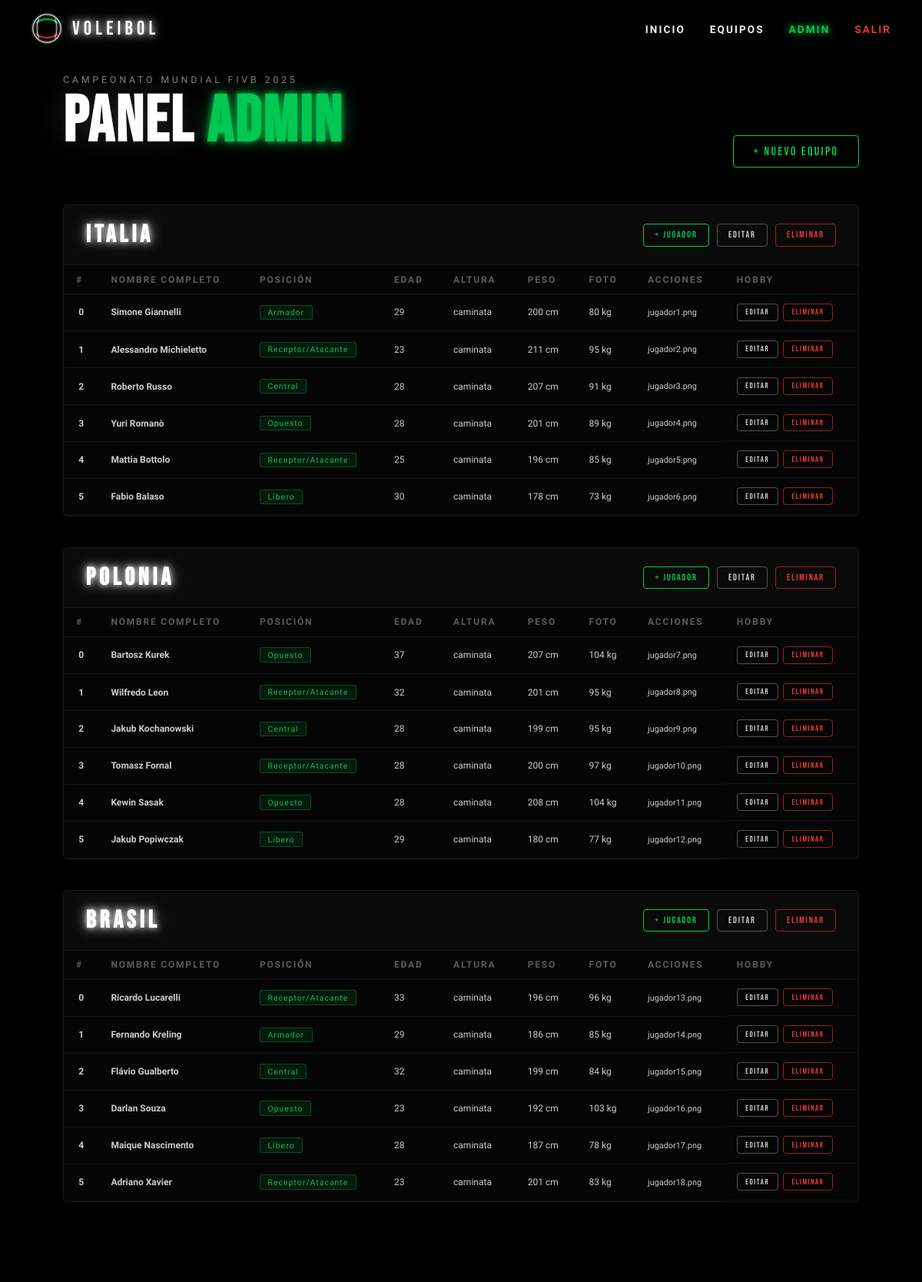
/equipos/admin-panel/ (signed in), run on the app's committed database.
### equipos/models.py (models this page shows, shortened)
class Equipo(models.Model):
    slug        = models.SlugField(unique=True)          # 'italia', 'polonia', 'brasil'
    nombre      = models.CharField(max_length=100)       # 'ITALIA'
    subtitulo   = models.CharField(max_length=200)
    clase_color = models.CharField(max_length=50)        # 'equipo-italia'
    imagen      = models.CharField(max_length=100)       # 'equipo-italia.png'
    class Meta:
        verbose_name = 'Equipo'
        verbose_name_plural = 'Equipos'

class Jugador(models.Model):
    POSICIONES = [
        ('Armador',           'Armador'),
        ('Receptor/Atacante', 'Receptor/Atacante'),
        ('Central',           'Central'),
        ('Opuesto',           'Opuesto'),
        ('Líbero',            'Líbero'),
    ]
    equipo          = models.ForeignKey(Equipo, on_delete=models.CASCADE, related_name='jugadores')
    orden           = models.PositiveSmallIntegerField(default=0)   # 0-5, posición en cancha
    nombre          = models.CharField(max_length=60)               # apellido corto
    nombre_completo = models.CharField(max_length=120)
    hobby = models.CharField(max_length=120, default='')
    posicion        = models.CharField(max_length=30, choices=POSICIONES)
    edad            = models.PositiveSmallIntegerField()
    altura_cm       = models.PositiveSmallIntegerField()            # solo el número
    peso_kg         = models.PositiveSmallIntegerField()
    foto            = models.CharField(max_length=100)              # 'jugador1.png'
    class Meta:
        ordering = ['equipo', 'orden']
        verbose_name = 'Jugador'
        verbose_name_plural = 'Jugadores'

### equipos/views.py (the view)
# urls.py: path('admin-panel/',                            views.admin_panel,      name='admin_panel'),
@never_cache
@login_required
def admin_panel(request):
    equipos_list = Equipo.objects.prefetch_related('jugadores').all()
    return render(request, 'equipos/admin/panel.html', {'equipos': equipos_list})

### templates/equipos/admin/panel.html
{% extends 'equipos/admin/base_admin.html' %}
{% block contenido %}
<div class="admin-header">
  <div>
    <p class="texto-subtitulo">Campeonato Mundial FIVB 2025</p>
    <h1 class="texto-titulo">PANEL <span class="acento-verde">ADMIN</span></h1>
  </div>
  <a href="{% url 'equipo_nuevo' %}" class="btn-admin btn-verde">+ NUEVO EQUIPO</a>
</div>
{% for equipo in equipos %}
<div class="admin-seccion">
  <div class="admin-seccion-header">
    <h2 class="admin-equipo-nombre">{{ equipo.nombre }}</h2>
    <div class="admin-acciones">
      <a href="{% url 'jugador_nuevo' equipo.pk %}" class="btn-admin btn-verde btn-sm">+ Jugador</a>
      <a href="{% url 'equipo_editar' equipo.pk %}" class="btn-admin btn-blanco btn-sm">Editar</a>
      <a href="{% url 'equipo_eliminar' equipo.pk %}" class="btn-admin btn-rojo btn-sm">Eliminar</a>
    </div>
  </div>
  <table class="admin-tabla">
    <thead>
      <tr>
        <th>#</th><th>Nombre completo</th><th>Posición</th>
        <th>Edad</th><th>Altura</th><th>Peso</th><th>Foto</th><th>Acciones</th><th>Hobby</th>
      </tr>
    </thead>
    <tbody>
      {% for j in equipo.jugadores.all %}
      <tr>
        <td class="td-orden">{{ j.orden }}</td>
        <td class="td-nombre">{{ j.nombre_completo }}</td>
        <td><span class="badge-posicion">{{ j.posicion }}</span></td>
        <td>{{ j.edad }}</td>
        <td>{{ j.hobby }}</td>
        <td>{{ j.altura_cm }} cm</td>
        <td>{{ j.peso_kg }} kg</td>
        <td class="td-foto">{{ j.foto }}</td>
        <td class="td-acciones">
          <a href="{% url 'jugador_editar' equipo.pk j.pk %}" class="btn-admin btn-blanco btn-xs">Editar</a>
          <a href="{% url 'jugador_eliminar' j.pk %}" class="btn-admin btn-rojo btn-xs">Eliminar</a>
        </td>
      </tr>
      {% empty %}
      <tr><td colspan="9" class="td-vacio">Sin jugadores aún.</td></tr>
      {% endfor %}
    </tbody>
  </table>
</div>
{% endfor %}
{% endblock %}

### templates/equipos/admin/base_admin.html (shortened to what this page needs)
{% load static %}
<!DOCTYPE html>
<html lang="es">
<head>
  <link rel="stylesheet" href="{% static 'css/estilos.css' %}"/>
  <link rel="stylesheet" href="{% static 'css/admin.css' %}"/>
</head>
<body class="admin-body">
  <canvas id="lienzo-fondo"></canvas>
  <nav class="barra-nav">
    <div class="logo-nav" id="logo-inicio">
      <span class="logo-texto">VOLEIBOL</span>
    </div>
    <ul class="nav-enlaces">
      <li><a href="/">Inicio</a></li>
      <li><a href="/equipos/">Equipos</a></li>
      {% if user.is_staff %}
        <li><a href="/equipos/admin-panel/" class="activo">Admin</a></li>
        <li>
          <form method="post" action="/accounts/logout/" style="margin:0">
            <button type="submit" class="nav-salir">Salir</button>
          </form>
        </li>
      {% endif %}
    </ul>
  </nav>
  <main class="admin-main">
    {% block contenido %}{% endblock %}
  </main>
  <script>
    document.getElementById('logo-inicio').addEventListener('click', () => {
      window.location.href = '/';
    });
    (function() {
      const cv  = document.getElementById('lienzo-fondo');
      const ctx = cv.getContext('2d');
      let pts   = [];
      function resize() {
        cv.width  = innerWidth;
        cv.height = innerHeight;
      }
      function mkP() {
        return {
          x:  Math.random() * cv.width,
          y:  Math.random() * cv.height,
          r:  Math.random() * 1.4 + 0.3,
          vx: (Math.random() - .5) * .3,
          vy: (Math.random() - .5) * .3,
          op: Math.random() * .35 + .05,
        };
      }
      resize();
      pts = Array.from({ length: 60 }, mkP);
      addEventListener('resize', resize);
      (function loop() {
        ctx.fillStyle = '#000';
        ctx.fillRect(0, 0, cv.width, cv.height);
        pts.forEach(p => {
          p.x += p.vx; p.y += p.vy;
          if (p.x < 0)         p.x = cv.width;
          if (p.x > cv.width)  p.x = 0;
          if (p.y < 0)         p.y = cv.height;
          if (p.y > cv.height) p.y = 0;
          ctx.beginPath();
          ctx.arc(p.x, p.y, p.r, 0, Math.PI * 2);
          ctx.fillStyle = `rgba(255,255,255,${p.op})`;
          ctx.fill();
        });
        requestAnimationFrame(loop);
      })();
    })();
  </script>
</body>
</html>

### static/css/estilos.css (style rules this page uses)
:root { --negro: #000000; --negro-suave: #050505; --blanco: #ffffff; --blanco-suave: #F0F0F0; --verde: #00C853; --rojo: #E53935; --rojo-vivo: #FF1744; --fuente-titulo: 'Bebas Neue', sans-serif; --fuente-cuerpo: 'Chakra Petch', sans-serif; --brillo-blanco: 0 0 8px #fff, 0 0 20px rgba(255,255,255,0.6); --brillo-verde: 0 0 8px #00C853, 0 0 25px rgba(0,200,83,0.5); --brillo-rojo: 0 0 8px #E53935, 0 0 25px rgba(229,57,53,0.5); }
*, *::before, *::after { margin: 0; padding: 0; box-sizing: border-box; }
html { scroll-behavior: smooth; }
body { background: var(--negro); color: var(--blanco); font-family: var(--fuente-cuerpo); overflow-x: hidden; }
#lienzo-fondo { position: fixed; inset: 0; width: 100%; height: 100%; z-index: 0; pointer-events: none; }
.barra-nav { position: fixed; top: 0; left: 0; width: 100%; z-index: 100; display: flex; align-items: center; justify-content: space-between; padding: 1rem 2.5rem; background: linear-gradient(to bottom, rgba(0,0,0,0.9) 0%, transparent 100%); backdrop-filter: blur(4px); }
.logo-nav { display: flex; align-items: center; gap: 0.75rem; cursor: pointer; text-decoration: none; }
.logo-balon { width: 42px; height: 42px; animation: pulso-logo 3s ease-in-out infinite; }
.logo-texto { font-family: var(--fuente-titulo); font-size: 1.6rem; letter-spacing: 0.2em; color: var(--blanco); text-shadow: var(--brillo-blanco); }
.nav-enlaces { list-style: none; display: flex; gap: 2rem; }
.nav-enlaces a { font-family: var(--fuente-cuerpo); font-size: 0.85rem; font-weight: 600; letter-spacing: 0.15em; color: var(--blanco-suave); text-decoration: none; text-transform: uppercase; transition: color 0.3s, text-shadow 0.3s; }
button.nav-salir { appearance: none; background: none; border: none; cursor: pointer; font-family: var(--fuente-cuerpo); font-size: 0.85rem; font-weight: 600; letter-spacing: 0.15em; color: var(--rojo); text-transform: uppercase; transition: color 0.3s, text-shadow 0.3s; padding: 0; }
.texto-subtitulo { font-family: var(--fuente-cuerpo); font-size: 0.78rem; font-weight: 300; letter-spacing: 0.3em; text-transform: uppercase; color: rgba(255,255,255,0.5); margin-bottom: 0.5rem; }
.texto-titulo { font-family: var(--fuente-titulo); font-size: clamp(3.5rem, 7vw, 6.5rem); line-height: 0.95; letter-spacing: 0.03em; color: var(--blanco); text-shadow: 0 0 40px rgba(255,255,255,0.15); margin-bottom: 1.2rem; }
.acento-verde { color: var(--verde); text-shadow: var(--brillo-verde); }

### data on the page
Equipo: nombre "ITALIA"
Jugador: orden "0", nombre_completo "Simone Giannelli", posicion "Armador", edad "29", hobby "caminata", altura_cm "200", peso_kg "80", foto "jugador1.png"
Jugador: orden "1", nombre_completo "Alessandro Michieletto", posicion "Receptor/Atacante", edad "23", hobby "caminata", altura_cm "211", peso_kg "95", foto "jugador2.png"
Jugador: orden "2", nombre_completo "Roberto Russo", posicion "Central", edad "28", hobby "caminata", altura_cm "207", peso_kg "91", foto "jugador3.png"
Jugador: orden "3", nombre_completo "Yuri Romanò", posicion "Opuesto", edad "28", hobby "caminata", altura_cm "201", peso_kg "89", foto "jugador4.png"
Jugador: orden "4", nombre_completo "Mattia Bottolo", posicion "Receptor/Atacante", edad "25", hobby "caminata", altura_cm "196", peso_kg "85", foto "jugador5.png"
Jugador: orden "5", nombre_completo "Fabio Balaso", posicion "Líbero", edad "30", hobby "caminata", altura_cm "178", peso_kg "73", foto "jugador6.png"
Equipo: nombre "POLONIA"
Jugador: orden "0", nombre_completo "Bartosz Kurek", posicion "Opuesto", edad "37", hobby "caminata", altura_cm "207", peso_kg "104", foto "jugador7.png"
Jugador: orden "1", nombre_completo "Wilfredo Leon", posicion "Receptor/Atacante", edad "32", hobby "caminata", altura_cm "201", peso_kg "95", foto "jugador8.png"
Jugador: orden "2", nombre_completo "Jakub Kochanowski", posicion "Central", edad "28", hobby "caminata", altura_cm "199", peso_kg "95", foto "jugador9.png"
Jugador: orden "3", nombre_completo "Tomasz Fornal", posicion "Receptor/Atacante", edad "28", hobby "caminata", altura_cm "200", peso_kg "97", foto "jugador10.png"
Jugador: orden "4", nombre_completo "Kewin Sasak", posicion "Opuesto", edad "28", hobby "caminata", altura_cm "208", peso_kg "104", foto "jugador11.png"
Jugador: orden "5", nombre_completo "Jakub Popiwczak", posicion "Líbero", edad "29", hobby "caminata", altura_cm "180", peso_kg "77", foto "jugador12.png"
Equipo: nombre "BRASIL"
Jugador: orden "0", nombre_completo "Ricardo Lucarelli", posicion "Receptor/Atacante", edad "33", hobby "caminata", altura_cm "196", peso_kg "96", foto "jugador13.png"
Jugador: orden "1", nombre_completo "Fernando Kreling", posicion "Armador", edad "29", hobby "caminata", altura_cm "186", peso_kg "85", foto "jugador14.png"
Jugador: orden "2", nombre_completo "Flávio Gualberto", posicion "Central", edad "32", hobby "caminata", altura_cm "199", peso_kg "84", foto "jugador15.png"
Jugador: orden "3", nombre_completo "Darlan Souza", posicion "Opuesto", edad "23", hobby "caminata", altura_cm "192", peso_kg "103", foto "jugador16.png"
Jugador: orden "4", nombre_completo "Maique Nascimento", posicion "Líbero", edad "28", hobby "caminata", altura_cm "187", peso_kg "78", foto "jugador17.png"
Jugador: orden "5", nombre_completo "Adriano Xavier", posicion "Receptor/Atacante", edad "23", hobby "caminata", altura_cm "201", peso_kg "83", foto "jugador18.png"
